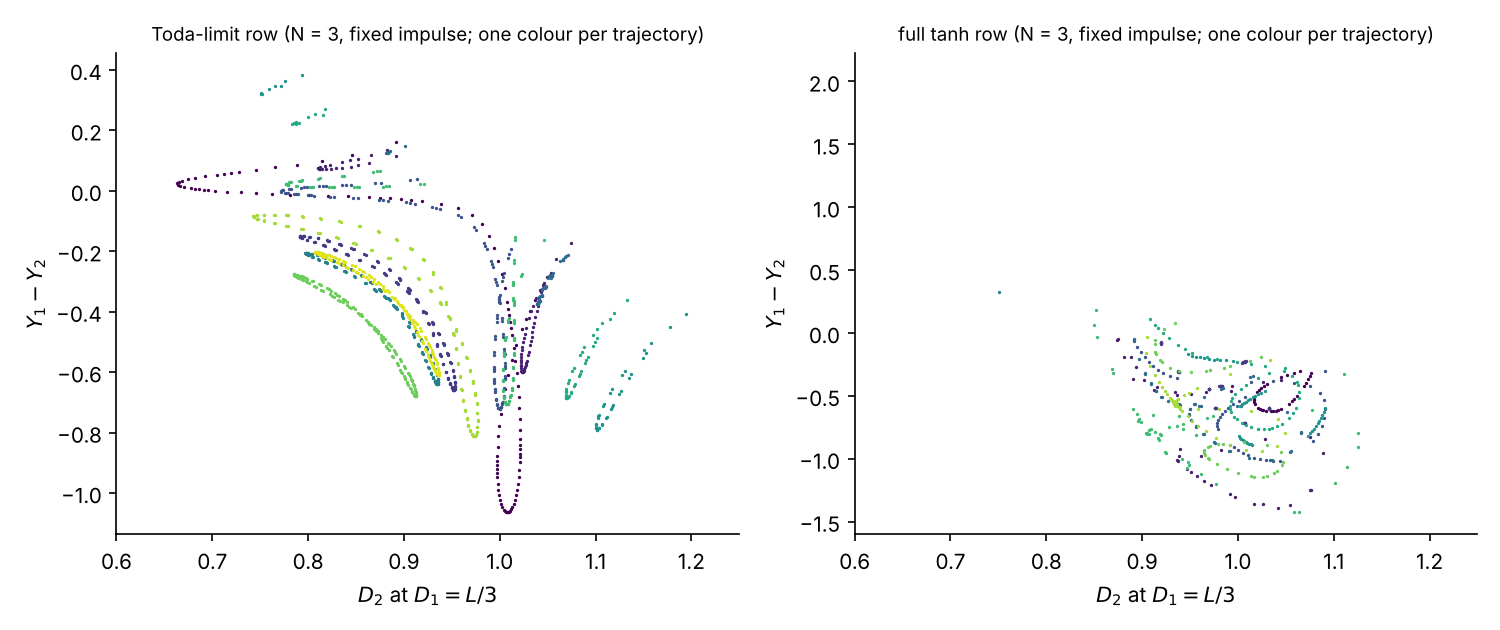

The Python source for this figure:
"""Poincare sections for N = 3 periodic chains at fixed impulse (sum Y), section D_1 = L/3 crossed upwards; each
trajectory has its own energy, so a regular one traces a curve and a chaotic one scatters,
plotting (D_2, Y_1 - Y_2). Integrable -> smooth closed curves; chaotic -> scattered points.
rows near Y0 = -2 (kappa = 2/sqrt 5, stable side), energy slightly above the row's.
(a) the Toda-limit vortex row, (b) the full tanh-kernel row (periodic images). Usage: python poincare.py -> poincare.png"""
import sys, os; sys.path.insert(0, os.path.join(os.path.dirname(os.path.abspath(__file__)), '..', 'quantum'))
import numpy as np
from scipy.integrate import solve_ivp
from scipy.optimize import brentq
from toda_test import nn_rhs, full_rhs
N = 3; L = 3.0; Y0 = -2.0; I0 = 3*Y0
def H_nn(z):
    u, Y = z[:N], z[N:]; s = 1/np.sqrt(1 + Y**2); D = np.roll(u, -1) - u; D[-1] += L
    return np.sum(2*s*np.roll(s, -1)*np.exp(-D))
def H_full(z, J=40):
    u, Y = z[:N], z[N:]; ph = np.pi/2 + np.arctan(Y); E = 0.0
    for i in range(N):
        for j in range(N):
            for k in range(-J, J + 1):
                if i == j and k == 0: continue
                du = u[i] - u[j] - k*L
                if abs(du) > 600: continue
                ch = np.cosh(du); w = 0.5*np.log((ch - np.cos(ph[i] + ph[j]))/(ch - np.cos(ph[i] - ph[j])))
                E += 0.5*w
    return E
def section(rhs, Hf, E, ics, T):
    pts = []
    for (Y1, Y2, d2) in ics:
        Y3 = I0 - Y1 - Y2
        z0 = np.array([0, L/3, L/3 + d2, Y1, Y2, Y3])
        ev = lambda t, z: (z[1] - z[0]) - L/3; ev.direction = 1
        sol = solve_ivp(rhs, (0, T), z0, events=ev, rtol=1e-10, atol=1e-12, method='DOP853')
        for z in sol.y_events[0]:
            pts.append((z[2] - z[1], z[3] - z[4], len(pts)))
        pts.append(None)
    return pts
if __name__ == '__main__':
    rng = np.random.default_rng(3)
    ics = [(Y0 + rng.uniform(-0.4, 0.4), Y0 + rng.uniform(-0.4, 0.4), L/3 + rng.uniform(-0.25, 0.25)) for _ in range(12)]
    z_ref = np.array([0, 1.12, 2.0, Y0 + 0.35, Y0 - 0.2, Y0 - 0.15])
    res = {}
    for name, rhs, Hf, T in [('Toda-limit row', nn_rhs(L), H_nn, 3000.0), ('full tanh row', full_rhs(L, N), H_full, 600.0)]:
        E = Hf(z_ref); res[name] = section(rhs, Hf, E, ics, T)
        print(name, 'E =', round(E, 5), 'points', sum(1 for p in res[name] if p), flush=True)
    import matplotlib; matplotlib.use('Agg'); import matplotlib.pyplot as plt
    fig, ax = plt.subplots(1, 2, figsize=(10, 4.2))
    cols = plt.cm.viridis(np.linspace(0, 0.95, len(ics)))
    for a, (name, pts) in zip(ax, res.items()):
        k = 0; xs, ys = [], []
        for p in pts:
            if p is None:
                if xs: a.plot(xs, ys, '.', ms=1.2, color=cols[k % len(cols)]); k += 1
                xs, ys = [], []
            else: xs.append(p[0]); ys.append(p[1])
        a.set_title(f'{name} (N = 3, fixed impulse; one colour per trajectory)', fontsize=9); a.set_xlabel('$D_2$ at $D_1 = L/3$'); a.set_ylabel('$Y_1 - Y_2$')
        a.spines[['top', 'right']].set_visible(False); a.set_xlim(0.6, 1.25)
    fig.tight_layout(); fig.savefig('poincare.png', dpi=150); print('saved')
